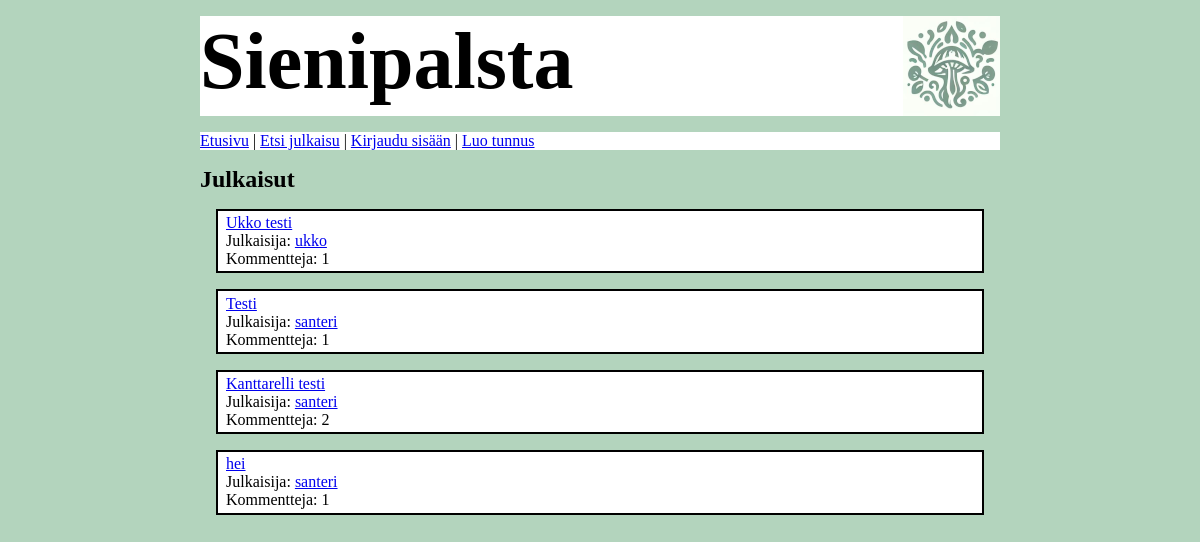
The app's page /, older data.
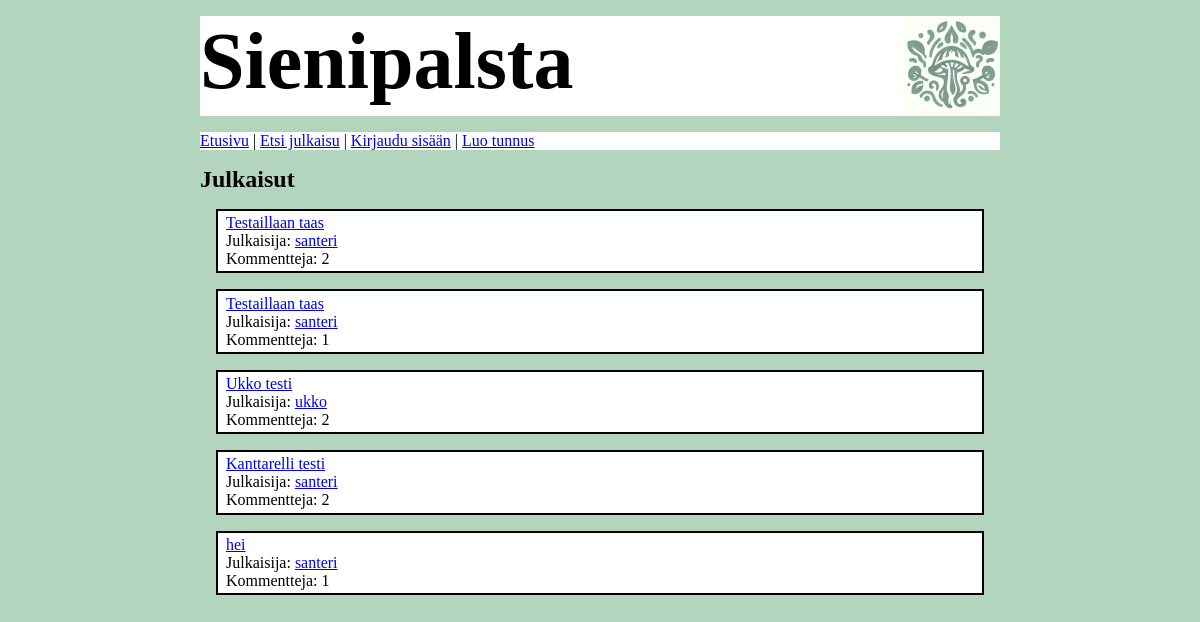
The same page, newer data.
### tables this page shows
CREATE TABLE items (
    id INTEGER PRIMARY KEY,
    title TEXT,
    location TEXT,
    description TEXT,
    user_id INTEGER REFERENCES users
);

CREATE TABLE users (id INTEGER PRIMARY KEY, username TEXT UNIQUE, password_hash TEXT);

### app.py (the view)
@app.route("/")
def index():
    all_items = items.get_items()
    return render_template("index.html", items=all_items)

### db.py (called while the page is built)
def get_connection():
    con = sqlite3.connect("database.db")
    con.execute("PRAGMA foreign_keys = ON")
    con.row_factory = sqlite3.Row
    return con

def query(sql, params=[]):
    con = get_connection()
    con.execute("PRAGMA foreign_keys = ON")
    result = con.execute(sql, params).fetchall()
    con.close()
    return result

### items.py (called while the page is built)
def get_items():
    sql = """SELECT items.id, items.title, users.id user_id, users.username,
                    COUNT(comments.id) as comment_count
             FROM items
             JOIN users ON items.user_id = users.id
             LEFT JOIN comments ON items.id = comments.item_id
             GROUP BY items.id, users.id
             ORDER BY items.id DESC"""
    return db.query(sql)

### templates/index.html (shortened to what this page needs)
{% extends "layout.html" %}
{% block content %}
<h2>Julkaisut</h2>
{% for item in items %}
<div class="item">
<a href="/item/{{ item.id }}">{{ item.title }}</a> <br/>
Julkaisija: <a href="/user/{{ item.user_id }}">{{ item.username }}</a> <br />
Kommentteja: {{ item.comment_count }}
</div>
{% endfor %}
{% endblock %}

### templates/layout.html (shortened to what this page needs)
<!DOCTYPE html>
<html>
<head>
  <link rel="stylesheet" href="/static/main.css">
</head>
<body>
  <div class="header">
    <h1>Sienipalsta</h1>
    <img src="/static/logo.png" alt="Logo" class="logo">
  </div>
  <div class="nav">
  <p>
    <a href="/">Etusivu</a> |
    <a href="/find_item">Etsi julkaisu</a> |
  {% if session.user_id %}
    <a href="/new_item">Uusi julkaisu</a> |
    <a href="/logout">Kirjaudu ulos</a> |
  {% else %}
    <a href="/login">Kirjaudu sisään</a> |
    <a href="/register">Luo tunnus</a>
  {% endif %}
  </p>
  </div>
  {% block content %}{% endblock %}
</body>
</html>

### static/main.css (style rules this page uses)
body { margin: auto; max-width: 50em; font-family: serif; background-color: rgb(179, 212, 189); }
.item { border: 2px solid black; margin: 1em; padding: 0.2em 0.5em; background-color: white; }
.logo { height: 100px; }
.header { background-color: white; color: rgb(0, 0, 0); padding: 0em; margin: 1em 0; display: flex;rgb(255, 255, 255) align-items: center; justify-content: space-between; }
.nav { background-color: white; padding: 0em; margin: 0em 0; }
h1 { margin: 0; font-size: 5em; font-family: 'URW Chancery L', cursive; }
h2 { margin: 0; }

Row changes from the older to the newer data that the page shows:
removed items: title "Testi", username "santeri", comment_count "1"
added items: title "Testaillaan taas", username "santeri", comment_count "2"
added items: title "Testaillaan taas", username "santeri", comment_count "1"
computed for items "Ukko testi": comment_count "1" → "2"
